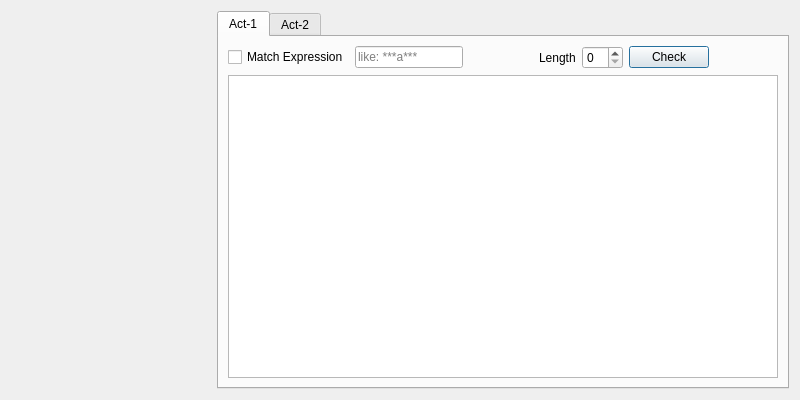
<?xml version="1.0" encoding="UTF-8"?>
<ui version="4.0">
 <class>DDWordDialog</class>
 <widget class="QDialog" name="DDWordDialog">
  <property name="geometry">
   <rect>
    <x>0</x>
    <y>0</y>
    <width>800</width>
    <height>400</height>
   </rect>
  </property>
  <property name="windowTitle">
   <string/>
  </property>
  <layout class="QVBoxLayout" name="verticalLayout">
   <item>
    <layout class="QHBoxLayout" name="horizontalLayout">
     <item>
      <widget class="QLabel" name="label_icon">
       <property name="minimumSize">
        <size>
         <width>200</width>
         <height>300</height>
        </size>
       </property>
       <property name="maximumSize">
        <size>
         <width>200</width>
         <height>300</height>
        </size>
       </property>
       <property name="text">
        <string/>
       </property>
      </widget>
     </item>
     <item>
      <widget class="QTabWidget" name="tabWidget">
       <property name="currentIndex">
        <number>0</number>
       </property>
       <widget class="QWidget" name="tab_1">
        <attribute name="title">
         <string>Act-1</string>
        </attribute>
        <layout class="QVBoxLayout" name="verticalLayout_2">
         <item>
          <layout class="QHBoxLayout" name="horizontalLayout_2">
           <item>
            <widget class="QCheckBox" name="checkBox_re_1">
             <property name="text">
              <string>Match Expression</string>
             </property>
            </widget>
           </item>
           <item>
            <widget class="QLineEdit" name="lineEdit_re_1">
             <property name="placeholderText">
              <string>like: ***a***</string>
             </property>
            </widget>
           </item>
           <item>
            <spacer name="horizontalSpacer_2">
             <property name="orientation">
              <enum>Qt::Horizontal</enum>
             </property>
             <property name="sizeHint" stdset="0">
              <size>
               <width>40</width>
               <height>20</height>
              </size>
             </property>
            </spacer>
           </item>
           <item>
            <widget class="QLabel" name="label">
             <property name="text">
              <string>Length</string>
             </property>
            </widget>
           </item>
           <item>
            <widget class="QSpinBox" name="spinBox_1"/>
           </item>
           <item>
            <widget class="QPushButton" name="pushButton_check_1">
             <property name="text">
              <string>Check</string>
             </property>
            </widget>
           </item>
           <item>
            <spacer name="horizontalSpacer">
             <property name="orientation">
              <enum>Qt::Horizontal</enum>
             </property>
             <property name="sizeHint" stdset="0">
              <size>
               <width>40</width>
               <height>20</height>
              </size>
             </property>
            </spacer>
           </item>
          </layout>
         </item>
         <item>
          <widget class="QTableWidget" name="tableWidget_1"/>
         </item>
        </layout>
       </widget>
       <widget class="QWidget" name="tab_2">
        <attribute name="title">
         <string>Act-2</string>
        </attribute>
        <layout class="QVBoxLayout" name="verticalLayout_3">
         <item>
          <layout class="QHBoxLayout" name="horizontalLayout_3">
           <item>
            <widget class="QCheckBox" name="checkBox_re_2">
             <property name="text">
              <string>Match Expression</string>
             </property>
            </widget>
           </item>
           <item>
            <widget class="QLineEdit" name="lineEdit_re_2">
             <property name="placeholderText">
              <string>like: ***a***</string>
             </property>
            </widget>
           </item>
           <item>
            <spacer name="horizontalSpacer_3">
             <property name="orientation">
              <enum>Qt::Horizontal</enum>
             </property>
             <property name="sizeHint" stdset="0">
              <size>
               <width>40</width>
               <height>20</height>
              </size>
             </property>
            </spacer>
           </item>
           <item>
            <widget class="QLabel" name="label_2">
             <property name="text">
              <string>Length</string>
             </property>
            </widget>
           </item>
           <item>
            <widget class="QSpinBox" name="spinBox_2"/>
           </item>
           <item>
            <widget class="QPushButton" name="pushButton_check_2">
             <property name="text">
              <string>Check</string>
             </property>
            </widget>
           </item>
           <item>
            <spacer name="horizontalSpacer_4">
             <property name="orientation">
              <enum>Qt::Horizontal</enum>
             </property>
             <property name="sizeHint" stdset="0">
              <size>
               <width>40</width>
               <height>20</height>
              </size>
             </property>
            </spacer>
           </item>
          </layout>
         </item>
         <item>
          <widget class="QTableWidget" name="tableWidget_2"/>
         </item>
        </layout>
       </widget>
      </widget>
     </item>
    </layout>
   </item>
  </layout>
 </widget>
 <resources/>
 <connections/>
</ui>
